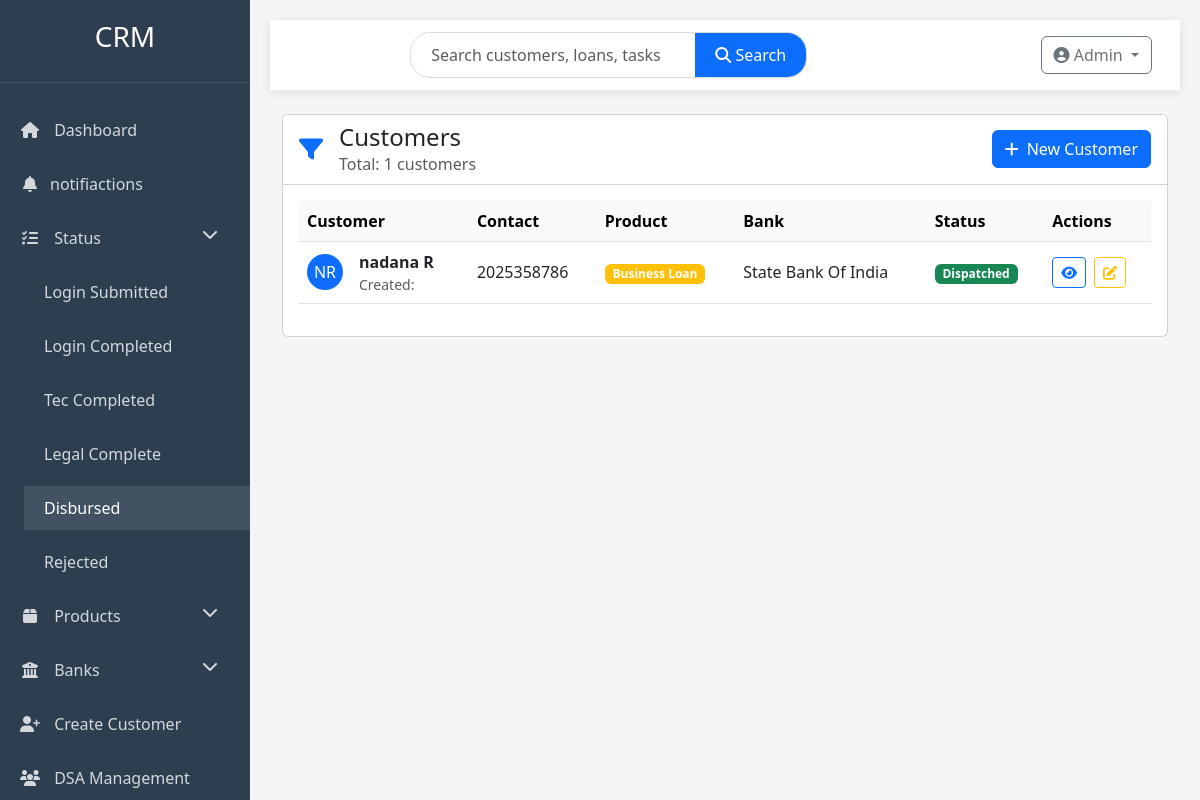
The app's page /status_filter/disp, older data.
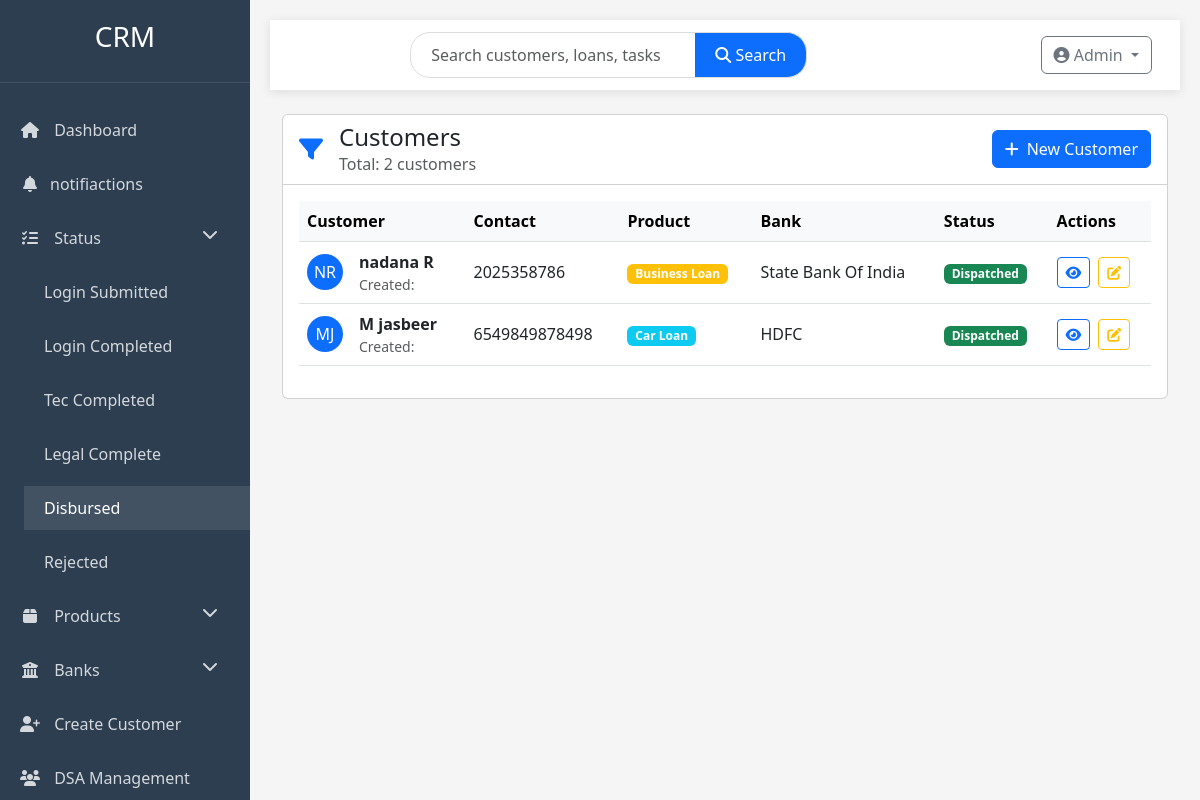
The same page, newer data.
### profiles/models.py (models this page shows, shortened)
class Customer(models.Model):
    f_name = models.CharField(max_length=50)
    l_name = models.CharField(max_length=50)
    phone_num = models.IntegerField()
    product = models.CharField(choices=PRODUCT_CHOICE, max_length=20)
    bank = models.CharField(choices=BANK_CHOICE, max_length=20)
    status = models.CharField(choices=STATUS_CHOICES, max_length=20)
    type = models.CharField(choices=TYPE_CHOICES, max_length=4)
    dsa = models.ForeignKey(DSA, on_delete=models.SET_NULL, null=True, blank=True)
    created_date = models.DateField(auto_now_add=True)

### profiles/views.py (the view)
# urls.py: path('status_filter/<slug:status>',views.status_filter.as_view(),name='status_filter'),
class status_filter(View):
    def get(self,request,status):
        customers =Customer.objects.filter(status=status)
        return render(request,'status_filter.html',{'customers':customers,'status':status})

### templates/status_filter.html (shortened to what the changed rows need)
{% extends 'base.html' %}
{% block content %}
<div class="row animate-fade">
    <div class="col-12">
        <div class="card">
            <div class="card-header bg-white">
                <div class="d-flex justify-content-between align-items-center">
                    <div class="d-flex align-items-center">
                        <div>
                            <h4 class="mb-0">{{ status_name }} Customers</h4>
                            <p class="text-muted mb-0">Total: {{ customers.count }} customers</p>
                        </div>
                    </div>
                </div>
            </div>
            <div class="card-body">
                {% if customers %}
                <div class="table-responsive">
                    <table class="table table-hover align-middle">
                        <thead class="table-light">
                            <tr>
                                <th>Customer</th>
                                <th>Contact</th>
                                <th>Product</th>
                                <th>Bank</th>
                                <th>Status</th>
                                <th>Actions</th>
                            </tr>
                        </thead>
                        <tbody>
                            {% for customer in customers %}
                            <tr>
                                <td>
                                    <div class="d-flex align-items-center">
                                        <div class="avatar bg-primary text-white rounded-circle d-flex align-items-center justify-content-center me-3" style="width: 36px; height: 36px;">
                                            {{ customer.f_name|first|upper }}{{ customer.l_name|first|upper }}
                                        </div>
                                        <div>
                                            <strong>{{ customer.f_name }} {{ customer.l_name }}</strong>
                                            <div class="text-muted small">Created: {{ customer.created_at|date:"M d, Y" }}</div>
                                        </div>
                                    </div>
                                </td>
                                <td>{{ customer.phone_num }}</td>
                                <td>
                                    <span class="badge
                                        {% if customer.product == 'HL' %}bg-primary
                                        {% elif customer.product == 'PL' %}bg-success
                                        {% elif customer.product == 'BL' %}bg-warning
                                        {% elif customer.product == 'CL' %}bg-info
                                        {% else %}bg-secondary{% endif %}">
                                        {{ customer.get_product_display }}
                                    </span>
                                </td>
                                <td>{{ customer.get_bank_display }}</td>
                                <td>
                                    <span class="badge bg-{% if customer.status == 'disp' %}success{% elif customer.status == 'reject' %}danger{% else %}warning{% endif %}">
                                        {{ customer.get_status_display }}
                                    </span>
                                </td>
                                <td>
                                    <div class="d-flex gap-2">
                                        <a href="{% url 'details' customer.pk %}" class="btn btn-sm btn-outline-primary">
                                            <i class="fas fa-eye"></i>
                                        </a>
                                        <a href="{% url 'edit' customer.pk %}" class="btn btn-sm btn-outline-warning">
                                            <i class="fas fa-edit"></i>
                                        </a>
                                    </div>
                                </td>
                            </tr>
                            {% endfor %}
                        </tbody>
                    </table>
                </div>
                {% else %}
                <div class="text-center py-5">
                    <i class="fas fa-users-slash fa-3x text-muted mb-3"></i>
                    <h5>No {{ status_name }} Customers Found</h5>
                    <p class="text-muted">Click the button above to add a new customer</p>
                </div>
                {% endif %}
            </div>
        </div>
    </div>
</div>
{% endblock %}

Row changes from the older to the newer data that the page shows:
added Customer: f_name|first "M", l_name|first "J", f_name "M", l_name "jasbeer", phone_num "6549849878498", product "Car Loan", bank "HDFC", status "Dispatched"
Text that changed along with them:
{{ customers.count }}: "1" → "2"
